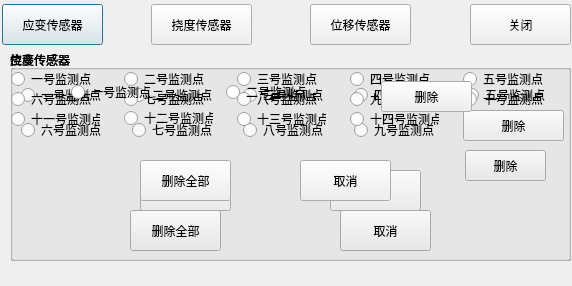
<?xml version="1.0" encoding="UTF-8"?>
<ui version="4.0">
 <class>deletedialog</class>
 <widget class="QDialog" name="deletedialog">
  <property name="geometry">
   <rect>
    <x>0</x>
    <y>0</y>
    <width>572</width>
    <height>286</height>
   </rect>
  </property>
  <property name="minimumSize">
   <size>
    <width>572</width>
    <height>286</height>
   </size>
  </property>
  <property name="maximumSize">
   <size>
    <width>572</width>
    <height>286</height>
   </size>
  </property>
  <property name="windowTitle">
   <string>Dialog</string>
  </property>
  <widget class="QPushButton" name="pushButton">
   <property name="geometry">
    <rect>
     <x>2</x>
     <y>4</y>
     <width>101</width>
     <height>41</height>
    </rect>
   </property>
   <property name="text">
    <string>应变传感器</string>
   </property>
  </widget>
  <widget class="QPushButton" name="pushButton_2">
   <property name="geometry">
    <rect>
     <x>151</x>
     <y>4</y>
     <width>101</width>
     <height>41</height>
    </rect>
   </property>
   <property name="text">
    <string>挠度传感器</string>
   </property>
  </widget>
  <widget class="QPushButton" name="pushButton_3">
   <property name="geometry">
    <rect>
     <x>310</x>
     <y>4</y>
     <width>101</width>
     <height>41</height>
    </rect>
   </property>
   <property name="text">
    <string>位移传感器</string>
   </property>
  </widget>
  <widget class="QPushButton" name="pushButton_4">
   <property name="geometry">
    <rect>
     <x>470</x>
     <y>4</y>
     <width>101</width>
     <height>41</height>
    </rect>
   </property>
   <property name="text">
    <string>关闭</string>
   </property>
  </widget>
  <widget class="QGroupBox" name="groupBox">
   <property name="geometry">
    <rect>
     <x>10</x>
     <y>50</y>
     <width>561</width>
     <height>211</height>
    </rect>
   </property>
   <property name="title">
    <string>应变传感器</string>
   </property>
   <widget class="QRadioButton" name="yb1radioButton">
    <property name="geometry">
     <rect>
      <x>11</x>
      <y>37</y>
      <width>89</width>
      <height>16</height>
     </rect>
    </property>
    <property name="text">
     <string>一号监测点</string>
    </property>
   </widget>
   <widget class="QRadioButton" name="yb3radioButton">
    <property name="geometry">
     <rect>
      <x>233</x>
      <y>37</y>
      <width>89</width>
      <height>16</height>
     </rect>
    </property>
    <property name="text">
     <string>三号监测点</string>
    </property>
   </widget>
   <widget class="QRadioButton" name="yb4radioButton">
    <property name="geometry">
     <rect>
      <x>344</x>
      <y>37</y>
      <width>89</width>
      <height>16</height>
     </rect>
    </property>
    <property name="text">
     <string>四号监测点</string>
    </property>
   </widget>
   <widget class="QRadioButton" name="yb5radioButton">
    <property name="geometry">
     <rect>
      <x>455</x>
      <y>37</y>
      <width>89</width>
      <height>16</height>
     </rect>
    </property>
    <property name="text">
     <string>五号监测点</string>
    </property>
   </widget>
   <widget class="QRadioButton" name="yb2radioButton">
    <property name="geometry">
     <rect>
      <x>122</x>
      <y>37</y>
      <width>89</width>
      <height>16</height>
     </rect>
    </property>
    <property name="text">
     <string>二号监测点</string>
    </property>
   </widget>
   <widget class="QRadioButton" name="yb6radioButton">
    <property name="geometry">
     <rect>
      <x>11</x>
      <y>72</y>
      <width>89</width>
      <height>16</height>
     </rect>
    </property>
    <property name="text">
     <string>六号监测点</string>
    </property>
   </widget>
   <widget class="QRadioButton" name="yb7radioButton">
    <property name="geometry">
     <rect>
      <x>122</x>
      <y>72</y>
      <width>89</width>
      <height>16</height>
     </rect>
    </property>
    <property name="text">
     <string>七号监测点</string>
    </property>
   </widget>
   <widget class="QRadioButton" name="yb8radioButton">
    <property name="geometry">
     <rect>
      <x>233</x>
      <y>72</y>
      <width>89</width>
      <height>16</height>
     </rect>
    </property>
    <property name="text">
     <string>八号监测点</string>
    </property>
   </widget>
   <widget class="QRadioButton" name="yb9radioButton">
    <property name="geometry">
     <rect>
      <x>344</x>
      <y>72</y>
      <width>89</width>
      <height>16</height>
     </rect>
    </property>
    <property name="text">
     <string>九号监测点</string>
    </property>
   </widget>
   <widget class="QRadioButton" name="yb10radioButton">
    <property name="geometry">
     <rect>
      <x>455</x>
      <y>72</y>
      <width>89</width>
      <height>16</height>
     </rect>
    </property>
    <property name="text">
     <string>十号监测点</string>
    </property>
   </widget>
   <widget class="QPushButton" name="yb1pushButton">
    <property name="geometry">
     <rect>
      <x>455</x>
      <y>100</y>
      <width>81</width>
      <height>31</height>
     </rect>
    </property>
    <property name="text">
     <string>删除</string>
    </property>
   </widget>
   <widget class="QPushButton" name="yb2pushButton">
    <property name="geometry">
     <rect>
      <x>120</x>
      <y>160</y>
      <width>91</width>
      <height>41</height>
     </rect>
    </property>
    <property name="text">
     <string>删除全部</string>
    </property>
   </widget>
   <widget class="QPushButton" name="yb3pushButton">
    <property name="geometry">
     <rect>
      <x>330</x>
      <y>160</y>
      <width>91</width>
      <height>41</height>
     </rect>
    </property>
    <property name="text">
     <string>取消</string>
    </property>
   </widget>
  </widget>
  <widget class="QGroupBox" name="groupBox_1">
   <property name="geometry">
    <rect>
     <x>10</x>
     <y>50</y>
     <width>561</width>
     <height>211</height>
    </rect>
   </property>
   <property name="title">
    <string>挠度传感器</string>
   </property>
   <widget class="QRadioButton" name="nd1radioButton">
    <property name="geometry">
     <rect>
      <x>1</x>
      <y>21</y>
      <width>89</width>
      <height>16</height>
     </rect>
    </property>
    <property name="text">
     <string>一号监测点</string>
    </property>
   </widget>
   <widget class="QRadioButton" name="nd3radioButton">
    <property name="geometry">
     <rect>
      <x>227</x>
      <y>21</y>
      <width>89</width>
      <height>16</height>
     </rect>
    </property>
    <property name="text">
     <string>三号监测点</string>
    </property>
   </widget>
   <widget class="QRadioButton" name="nd2radioButton">
    <property name="geometry">
     <rect>
      <x>114</x>
      <y>21</y>
      <width>89</width>
      <height>16</height>
     </rect>
    </property>
    <property name="text">
     <string>二号监测点</string>
    </property>
   </widget>
   <widget class="QRadioButton" name="nd4radioButton">
    <property name="geometry">
     <rect>
      <x>340</x>
      <y>21</y>
      <width>89</width>
      <height>16</height>
     </rect>
    </property>
    <property name="text">
     <string>四号监测点</string>
    </property>
   </widget>
   <widget class="QRadioButton" name="nd5radioButton">
    <property name="geometry">
     <rect>
      <x>453</x>
      <y>21</y>
      <width>89</width>
      <height>16</height>
     </rect>
    </property>
    <property name="text">
     <string>五号监测点</string>
    </property>
   </widget>
   <widget class="QRadioButton" name="nd6radioButton">
    <property name="geometry">
     <rect>
      <x>1</x>
      <y>41</y>
      <width>89</width>
      <height>16</height>
     </rect>
    </property>
    <property name="text">
     <string>六号监测点</string>
    </property>
   </widget>
   <widget class="QRadioButton" name="nd7radioButton">
    <property name="geometry">
     <rect>
      <x>114</x>
      <y>41</y>
      <width>89</width>
      <height>16</height>
     </rect>
    </property>
    <property name="text">
     <string>七号监测点</string>
    </property>
   </widget>
   <widget class="QRadioButton" name="nd8radioButton">
    <property name="geometry">
     <rect>
      <x>227</x>
      <y>41</y>
      <width>89</width>
      <height>16</height>
     </rect>
    </property>
    <property name="text">
     <string>八号监测点</string>
    </property>
   </widget>
   <widget class="QRadioButton" name="nd9radioButton">
    <property name="geometry">
     <rect>
      <x>340</x>
      <y>41</y>
      <width>89</width>
      <height>16</height>
     </rect>
    </property>
    <property name="text">
     <string>九号监测点</string>
    </property>
   </widget>
   <widget class="QRadioButton" name="nd10radioButton">
    <property name="geometry">
     <rect>
      <x>453</x>
      <y>41</y>
      <width>89</width>
      <height>16</height>
     </rect>
    </property>
    <property name="text">
     <string>十号监测点</string>
    </property>
   </widget>
   <widget class="QRadioButton" name="nd11radioButton">
    <property name="geometry">
     <rect>
      <x>1</x>
      <y>61</y>
      <width>89</width>
      <height>16</height>
     </rect>
    </property>
    <property name="text">
     <string>十一号监测点</string>
    </property>
   </widget>
   <widget class="QRadioButton" name="nd12radioButton">
    <property name="geometry">
     <rect>
      <x>114</x>
      <y>60</y>
      <width>89</width>
      <height>16</height>
     </rect>
    </property>
    <property name="text">
     <string>十二号监测点</string>
    </property>
   </widget>
   <widget class="QRadioButton" name="nd13radioButton">
    <property name="geometry">
     <rect>
      <x>227</x>
      <y>61</y>
      <width>89</width>
      <height>16</height>
     </rect>
    </property>
    <property name="text">
     <string>十三号监测点</string>
    </property>
   </widget>
   <widget class="QRadioButton" name="nd14radioButton">
    <property name="geometry">
     <rect>
      <x>340</x>
      <y>61</y>
      <width>89</width>
      <height>16</height>
     </rect>
    </property>
    <property name="text">
     <string>十四号监测点</string>
    </property>
   </widget>
   <widget class="QPushButton" name="nd1pushButton">
    <property name="geometry">
     <rect>
      <x>453</x>
      <y>60</y>
      <width>101</width>
      <height>31</height>
     </rect>
    </property>
    <property name="text">
     <string>删除</string>
    </property>
   </widget>
   <widget class="QPushButton" name="nd2pushButton">
    <property name="geometry">
     <rect>
      <x>130</x>
      <y>120</y>
      <width>91</width>
      <height>41</height>
     </rect>
    </property>
    <property name="text">
     <string>删除全部</string>
    </property>
   </widget>
   <widget class="QPushButton" name="nd3pushButton">
    <property name="geometry">
     <rect>
      <x>320</x>
      <y>120</y>
      <width>91</width>
      <height>41</height>
     </rect>
    </property>
    <property name="text">
     <string>取消</string>
    </property>
   </widget>
  </widget>
  <widget class="QGroupBox" name="groupBox_2">
   <property name="geometry">
    <rect>
     <x>10</x>
     <y>50</y>
     <width>561</width>
     <height>211</height>
    </rect>
   </property>
   <property name="title">
    <string>位移传感器</string>
   </property>
   <widget class="QRadioButton" name="wy1radioButton">
    <property name="geometry">
     <rect>
      <x>61</x>
      <y>34</y>
      <width>89</width>
      <height>16</height>
     </rect>
    </property>
    <property name="text">
     <string>一号监测点</string>
    </property>
   </widget>
   <widget class="QRadioButton" name="wy2radioButton">
    <property name="geometry">
     <rect>
      <x>216</x>
      <y>34</y>
      <width>89</width>
      <height>16</height>
     </rect>
    </property>
    <property name="text">
     <string>二号监测点</string>
    </property>
   </widget>
   <widget class="QPushButton" name="wy1pushButton">
    <property name="geometry">
     <rect>
      <x>371</x>
      <y>31</y>
      <width>91</width>
      <height>31</height>
     </rect>
    </property>
    <property name="text">
     <string>删除</string>
    </property>
   </widget>
   <widget class="QPushButton" name="wy2pushButton">
    <property name="geometry">
     <rect>
      <x>130</x>
      <y>110</y>
      <width>91</width>
      <height>41</height>
     </rect>
    </property>
    <property name="text">
     <string>删除全部</string>
    </property>
   </widget>
   <widget class="QPushButton" name="wy3pushButton">
    <property name="geometry">
     <rect>
      <x>290</x>
      <y>110</y>
      <width>91</width>
      <height>41</height>
     </rect>
    </property>
    <property name="text">
     <string>取消</string>
    </property>
   </widget>
  </widget>
 </widget>
 <resources/>
 <connections/>
</ui>
